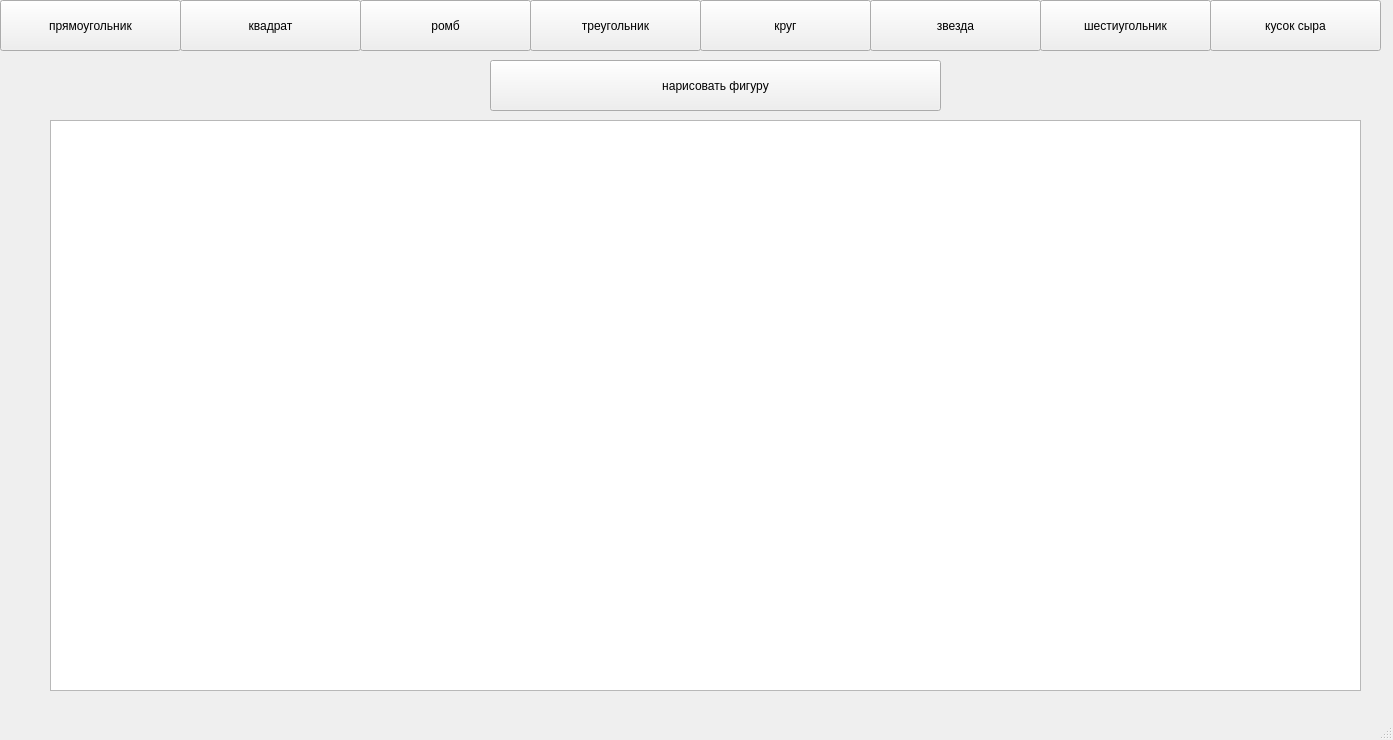
<?xml version="1.0" encoding="UTF-8"?>
<ui version="4.0">
 <class>MainWindow</class>
 <widget class="QMainWindow" name="MainWindow">
  <property name="geometry">
   <rect>
    <x>0</x>
    <y>0</y>
    <width>1393</width>
    <height>740</height>
   </rect>
  </property>
  <property name="windowTitle">
   <string>MainWindow</string>
  </property>
  <widget class="QWidget" name="centralwidget">
   <widget class="QPushButton" name="AddRect">
    <property name="geometry">
     <rect>
      <x>0</x>
      <y>0</y>
      <width>181</width>
      <height>51</height>
     </rect>
    </property>
    <property name="text">
     <string>прямоугольник</string>
    </property>
   </widget>
   <widget class="QPushButton" name="AddSquare">
    <property name="geometry">
     <rect>
      <x>180</x>
      <y>0</y>
      <width>181</width>
      <height>51</height>
     </rect>
    </property>
    <property name="text">
     <string>квадрат</string>
    </property>
   </widget>
   <widget class="QPushButton" name="AddTriangle">
    <property name="geometry">
     <rect>
      <x>530</x>
      <y>0</y>
      <width>171</width>
      <height>51</height>
     </rect>
    </property>
    <property name="text">
     <string>треугольник</string>
    </property>
   </widget>
   <widget class="QPushButton" name="AddRhombus">
    <property name="geometry">
     <rect>
      <x>360</x>
      <y>0</y>
      <width>171</width>
      <height>51</height>
     </rect>
    </property>
    <property name="text">
     <string>ромб</string>
    </property>
   </widget>
   <widget class="QPushButton" name="AddCircle">
    <property name="geometry">
     <rect>
      <x>700</x>
      <y>0</y>
      <width>171</width>
      <height>51</height>
     </rect>
    </property>
    <property name="text">
     <string>круг</string>
    </property>
   </widget>
   <widget class="QPushButton" name="AddPie">
    <property name="geometry">
     <rect>
      <x>1210</x>
      <y>0</y>
      <width>171</width>
      <height>51</height>
     </rect>
    </property>
    <property name="text">
     <string>кусок сыра</string>
    </property>
   </widget>
   <widget class="QPushButton" name="AddHexagon">
    <property name="geometry">
     <rect>
      <x>1040</x>
      <y>0</y>
      <width>171</width>
      <height>51</height>
     </rect>
    </property>
    <property name="text">
     <string>шестиугольник</string>
    </property>
   </widget>
   <widget class="QPushButton" name="AddStar">
    <property name="geometry">
     <rect>
      <x>870</x>
      <y>0</y>
      <width>171</width>
      <height>51</height>
     </rect>
    </property>
    <property name="text">
     <string>звезда</string>
    </property>
   </widget>
   <widget class="QGraphicsView" name="graphicsView">
    <property name="geometry">
     <rect>
      <x>50</x>
      <y>120</y>
      <width>1311</width>
      <height>571</height>
     </rect>
    </property>
   </widget>
   <widget class="QPushButton" name="pushButton">
    <property name="geometry">
     <rect>
      <x>490</x>
      <y>60</y>
      <width>451</width>
      <height>51</height>
     </rect>
    </property>
    <property name="text">
     <string>нарисовать фигуру</string>
    </property>
   </widget>
  </widget>
  <widget class="QMenuBar" name="menubar">
   <property name="geometry">
    <rect>
     <x>0</x>
     <y>0</y>
     <width>1393</width>
     <height>26</height>
    </rect>
   </property>
  </widget>
  <widget class="QStatusBar" name="statusbar"/>
 </widget>
 <resources/>
 <connections/>
</ui>
